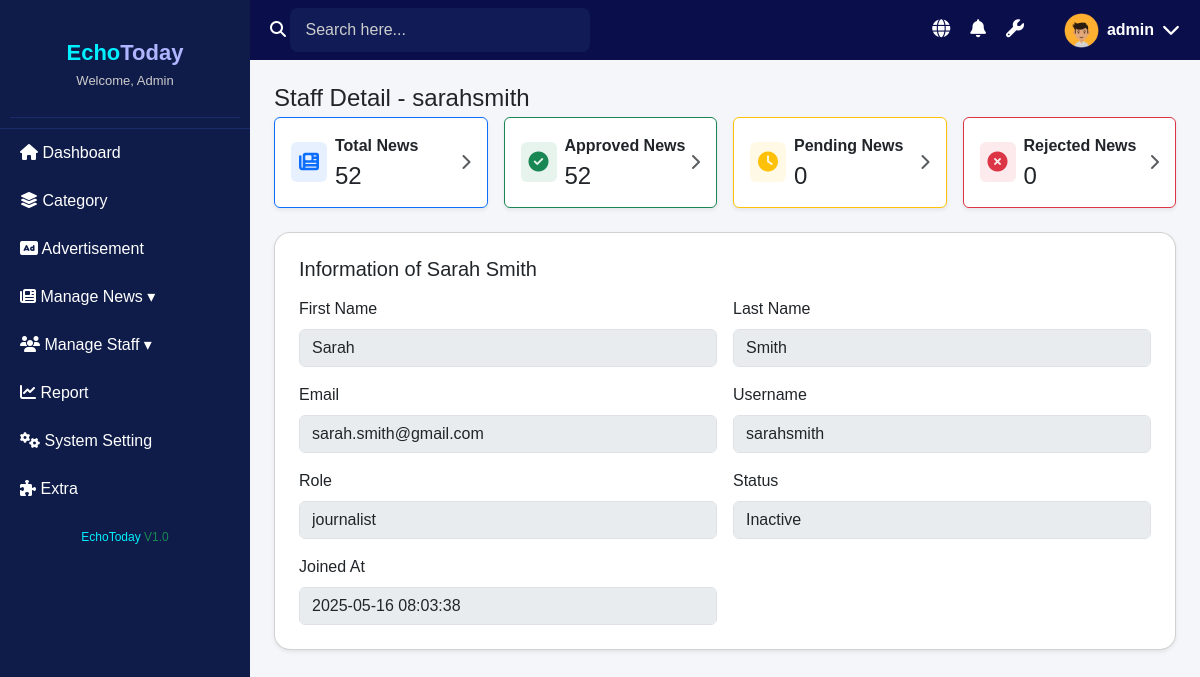
Page /admin/staff_detail.php?id=2 on the earlier database version.
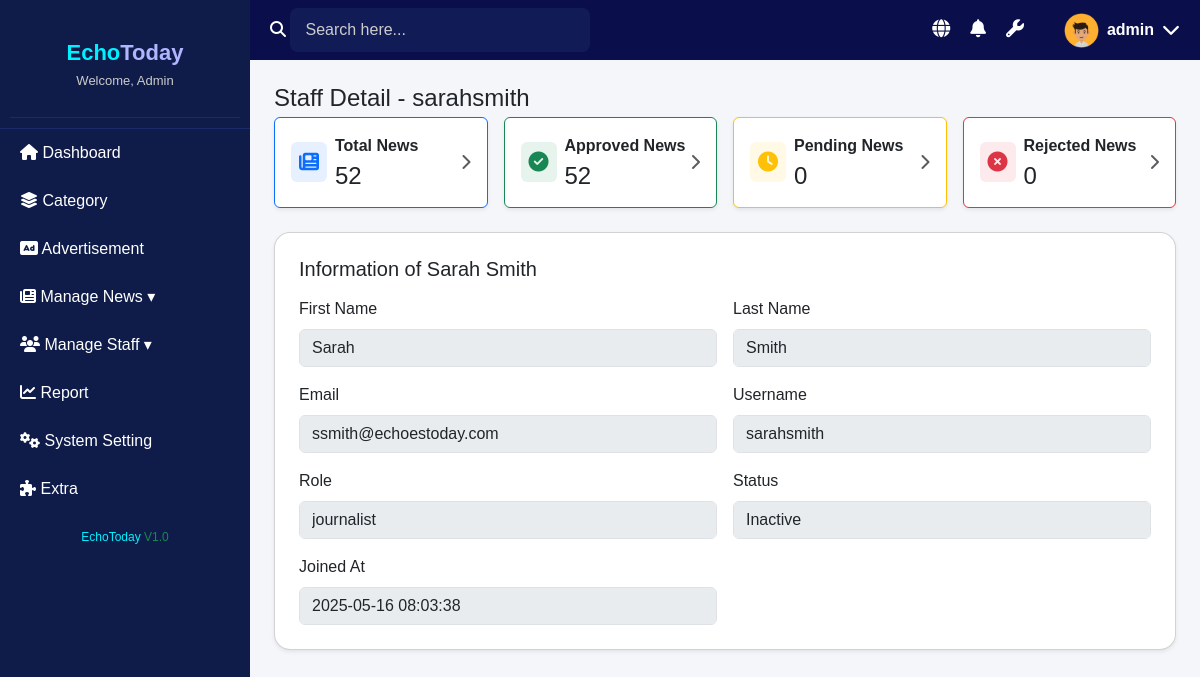
Same page on the later database version.
### tables this page shows
CREATE TABLE `users` (
  `id` int(11) NOT NULL,
  `username` varchar(50) NOT NULL,
  `password` varchar(255) NOT NULL,
  `email` varchar(100) NOT NULL,
  `role` enum('admin','journalist') NOT NULL,
  `first_name` varchar(50) NOT NULL,
  `last_name` varchar(50) NOT NULL,
  `bio` text DEFAULT NULL,
  `profile_image` varchar(255) DEFAULT NULL,
  `status` enum('active','inactive') DEFAULT 'active',
  `created_at` timestamp NOT NULL DEFAULT current_timestamp(),
  `updated_at` timestamp NOT NULL DEFAULT current_timestamp() ON UPDATE current_timestamp()
);

### admin/staff_detail.php (the view, shortened to what the changed rows need)
<?php
include('../includes/db_connection.php');
$staff_id = intval($_GET['id']);
$userQuery = "SELECT * FROM users WHERE id = $staff_id LIMIT 1";
$userResult = mysqli_query($conn, $userQuery);
$user = mysqli_fetch_assoc($userResult);
?>
<!DOCTYPE html>
<html lang="en">
<head>
  <link rel="stylesheet" href="https://cdn.jsdelivr.net/npm/bootstrap@5.3.2/dist/css/bootstrap.min.css">
  <link rel="stylesheet" href="css/admin_style.css">
</head>
<body>
<?php include('admin_header.php'); ?>
<?php include('admin_sidebar.php'); ?>
<div class="main-content px-4 pt-4">
  <h4 class="mb-1">Staff Detail - <?= htmlspecialchars($user['username']) ?></h4>
  <div class="row g-3 mb-4">
  <div class="col-md-3">
  </div>
  <div class="col-md-3">
  </div>
  <div class="col-md-3">
  </div>
  <div class="col-md-3">
  </div>
</div>
  <div class="card shadow-sm p-4 rounded-4">
    <h5 class="mb-3">Information of <?= htmlspecialchars($user['first_name'] . ' ' . $user['last_name']) ?></h5>
    <form>
      <div class="row g-3">
        <div class="col-md-6">
          <label class="form-label">First Name</label>
          <input type="text" class="form-control" value="<?= htmlspecialchars($user['first_name']) ?>" disabled>
        </div>
        <div class="col-md-6">
          <label class="form-label">Last Name</label>
          <input type="text" class="form-control" value="<?= htmlspecialchars($user['last_name']) ?>" disabled>
        </div>
        <div class="col-md-6">
          <label class="form-label">Email</label>
          <input type="text" class="form-control" value="<?= htmlspecialchars($user['email']) ?>" disabled>
        </div>
        <div class="col-md-6">
          <label class="form-label">Username</label>
          <input type="text" class="form-control" value="<?= htmlspecialchars($user['username']) ?>" disabled>
        </div>
        <div class="col-md-6">
          <label class="form-label">Role</label>
          <input type="text" class="form-control" value="<?= htmlspecialchars($user['role']) ?>" disabled>
        </div>
        <div class="col-md-6">
          <label class="form-label">Status</label>
          <input type="text" class="form-control" value="<?= $user['status'] == 1 ? 'Active' : 'Inactive' ?>" disabled>
        </div>
        <div class="col-md-6">
          <label class="form-label">Joined At</label>
          <input type="text" class="form-control" value="<?= htmlspecialchars($user['created_at']) ?>" disabled>
        </div>
      </div>
    </form>
  </div>
</div>
</body>
</html>

Differences in the rows shown:
changed users "sarahsmith": email "sarah.smith@gmail.com" → "ssmith@echoestoday.com"
